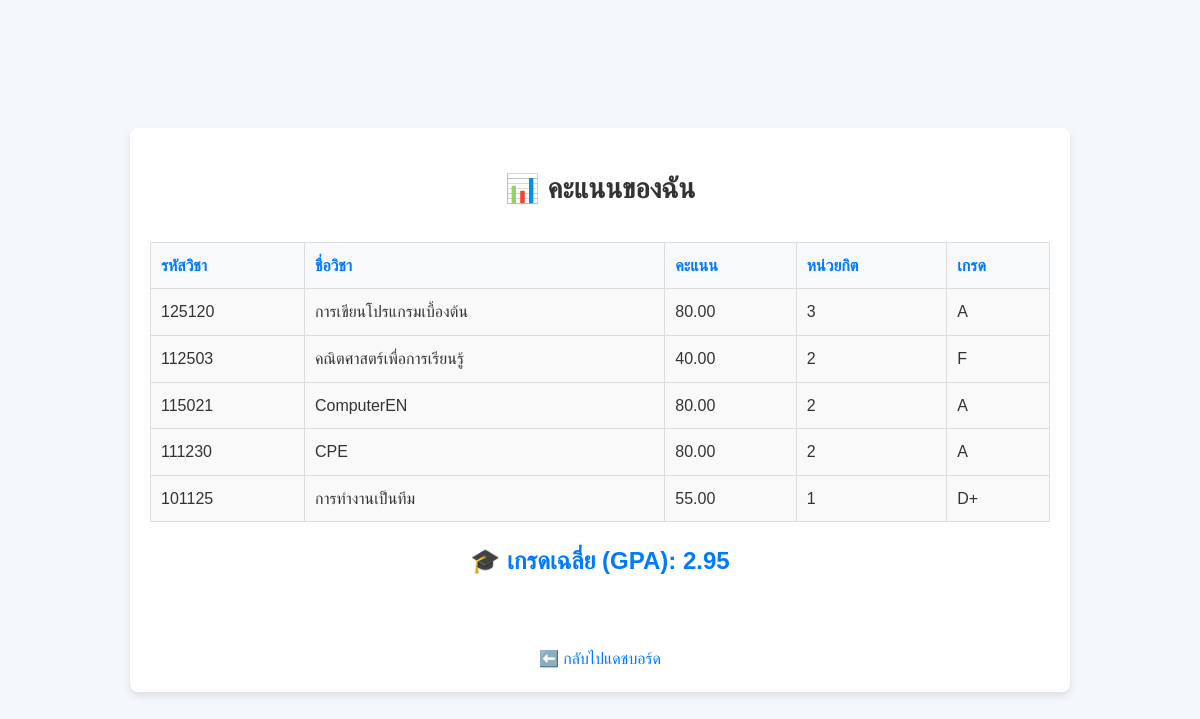
Screenshot of /student_grades.php (signed in) with the database file from the repository.
### tables this page shows
CREATE TABLE `student_courses` (
  `student_id` int(11) NOT NULL,
  `course_id` int(11) NOT NULL,
  `score` decimal(5,2) DEFAULT NULL
);

CREATE TABLE `courses` (
  `course_id` int(11) NOT NULL,
  `course_name` varchar(100) NOT NULL,
  `course_code` varchar(10) NOT NULL,
  `max_students` int(11) NOT NULL,
  `created_at` timestamp NOT NULL DEFAULT current_timestamp()
);

### student_grades.php (the view, shortened to what this page needs)
<?php
include 'config.php';
$student_id = $_SESSION['student_id'];
$sql = "SELECT c.course_code, c.course_name, sc.score
        FROM student_courses sc
        JOIN courses c ON sc.course_id = c.course_id
        WHERE sc.student_id = ?";
$stmt = $conn->prepare($sql);
$stmt->bind_param("i", $student_id);
$stmt->execute();
$result = $stmt->get_result();
$subjects = [];
$total_weighted_score = 0;
$total_credits = 0;
function calculateGrade($score) {
    if ($score >= 80) return ['A', 4.0];
    if ($score >= 55) return ['D+', 1.5];
    return ['F', 0.0];
}
function getCredits($course_code) {
    if (strpos($course_code, '10') === 0) return 1;
    if (strpos($course_code, '11') === 0) return 2;
    if (strpos($course_code, '12') === 0) return 3;
    return 0;
}
while ($row = $result->fetch_assoc()) {
    $credits = getCredits($row['course_code']);
    list($grade, $grade_point) = calculateGrade($row['score']);
    $total_weighted_score += $grade_point * $credits;
    $total_credits += $credits;
    $subjects[] = [
        'course_code' => $row['course_code'],
        'course_name' => $row['course_name'],
        'score' => $row['score'],
        'credits' => $credits,
        'grade' => $grade
    ];
}
$gpa = $total_credits > 0 ? $total_weighted_score / $total_credits : 0;
?>
<!DOCTYPE html>
<html lang="th">
<head>
    <link rel="stylesheet" href="style.css">
</head>
<body>
    <div class="container">
        <h1>📊 คะแนนของฉัน</h1>
        <?php if (!empty($subjects)): ?>
        <table>
            <thead>
                <tr>
                    <th>รหัสวิชา</th>
                    <th>ชื่อวิชา</th>
                    <th>คะแนน</th>
                    <th>หน่วยกิต</th>
                    <th>เกรด</th>
                </tr>
            </thead>
            <tbody>
                <?php foreach ($subjects as $subject): ?>
                <tr>
                    <td><?php echo htmlspecialchars($subject['course_code']); ?></td>
                    <td><?php echo htmlspecialchars($subject['course_name']); ?></td>
                    <td><?php echo htmlspecialchars($subject['score']); ?></td>
                    <td><?php echo htmlspecialchars($subject['credits']); ?></td>
                    <td><?php echo htmlspecialchars($subject['grade']); ?></td>
                </tr>
                <?php endforeach; ?>
            </tbody>
        </table>
        <h2>🎓 เกรดเฉลี่ย (GPA): <?php echo number_format($gpa, 2); ?></h2>
        <?php else: ?>
        <p>❌ คุณยังไม่มีคะแนนในระบบ</p>
        <?php endif; ?>
        <br>
        <a href="dashboard.php">⬅️ กลับไปแดชบอร์ด</a>
    </div>
</body>
</html>

### style.css (style rules this page uses)
body { font-family: 'Arial', sans-serif; background-color: #f9f9f9; color: #333; line-height: 1.6; padding-top: 100px; }
.container { width: 90%; margin: 0 auto; max-width: 1200px; padding: 20px; background-color: #fff; box-shadow: 0 8px 16px rgba(0, 0, 0, 0.1); border-radius: 15px; margin-top: 20px; }
body { font-family: 'Arial', sans-serif; background-color: #f4f9fc; margin: 0; padding: 0; display: flex; justify-content: center; align-items: center; height: 100vh; }
.container { width: 90%; max-width: 800px; background-color: #ffffff; padding: 30px; border-radius: 10px; box-shadow: 0px 4px 6px rgba(0, 0, 0, 0.1); text-align: center; }
h1 { color: #333; font-size: 2rem; margin-bottom: 20px; }
a { display: block; margin-top: 20px; color: #007bff; text-decoration: none; font-size: 1rem; }
body { font-family: 'Arial', sans-serif; background-color: #f4f4f4; margin: 0; padding: 0; display: flex; justify-content: center; align-items: center; height: 100vh; }
h1 { color: #333; font-size: 28px; margin-bottom: 30px; font-weight: 600; }
body { font-family: Arial, sans-serif; background-color: #f4f7fc; margin: 0; padding: 0; display: flex; justify-content: center; align-items: center; height: 100vh; }
.container { background-color: #fff; padding: 20px; border-radius: 8px; box-shadow: 0 4px 8px rgba(0, 0, 0, 0.1); width: 80%; max-width: 900px; }
h1 { text-align: center; color: #333; }
h2 { text-align: center; color: #007bff; }
table { width: 100%; margin-top: 20px; border-collapse: collapse; text-align: left; }
table th, table td { padding: 10px; border: 1px solid #ddd; }
table th { background-color: #f8f9fa; color: #007bff; }
table td { background-color: #f9f9f9; }
table tr:nth-child(even) { background-color: #f1f1f1; }
a { display: block; text-align: center; margin-top: 20px; color: #007bff; text-decoration: none; }

### rows the page displays
student_courses: course.course_code "125120", course.course_name "การเขียนโปรแกรมเบื้องต้น", score "80.00", credits "3", grade "A"
student_courses: course.course_code "112503", course.course_name "คณิตศาสตร์เพื่อการเรียนรู้", score "40.00", credits "2", grade "F"
student_courses: course.course_code "115021", course.course_name "ComputerEN", score "80.00", credits "2", grade "A"
student_courses: course.course_code "111230", course.course_name "CPE", score "80.00", credits "2", grade "A"
student_courses: course.course_code "101125", course.course_name "การทำงานเป็นทีม", score "55.00", credits "1", grade "D+"

### other values shown
$gpa "2.95"
